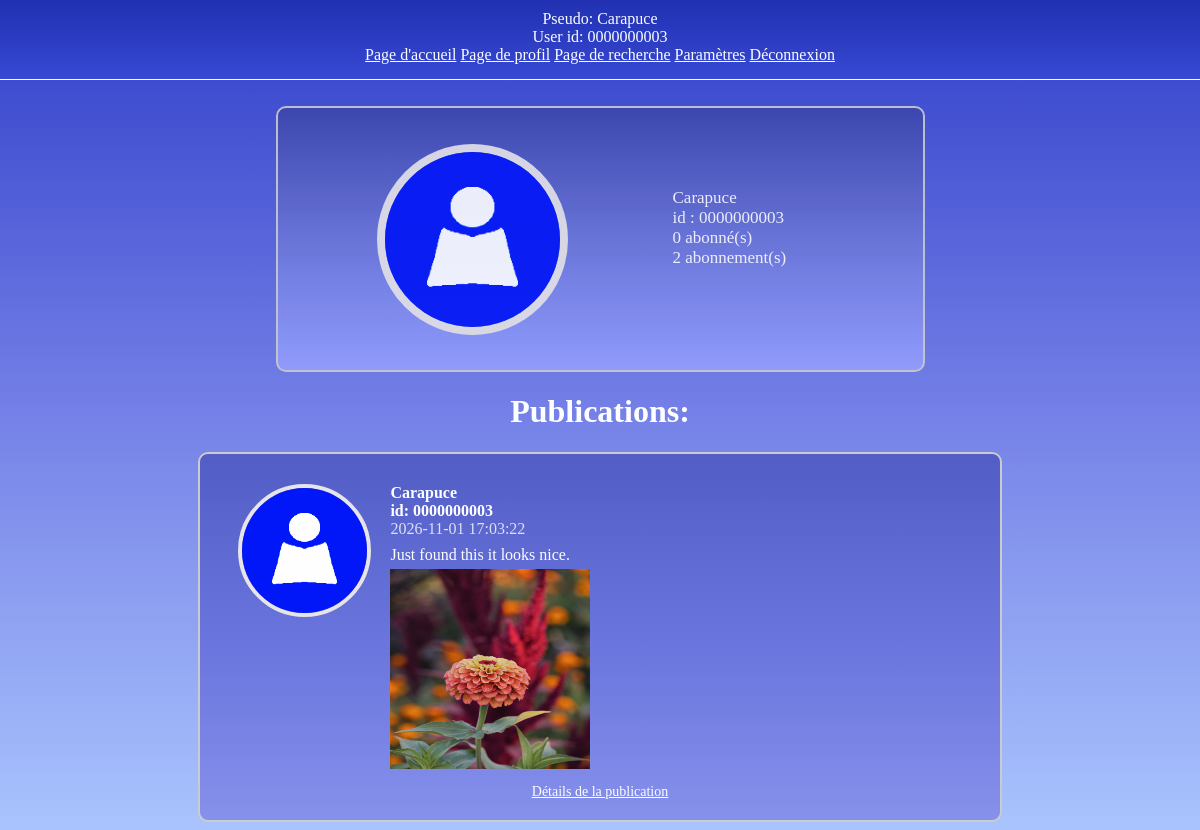
The app's page /profile.php?u=Carapuce (signed in) with its own data.
### tables this page shows
CREATE TABLE IF NOT EXISTS users(
 id int(10) UNSIGNED ZEROFILL AUTO_INCREMENT PRIMARY KEY,
 pseudo varchar(32) NOT NULL,
 password varchar(100) NOT NULL,
 email varchar(535) NOT NULL,
 birthday date NOT NULL,
 pfp varchar(535) NOT NULL DEFAULT 'uploads/default.png',
 isAdmin tinyint(1) NOT NULL DEFAULT 0
);

CREATE TABLE IF NOT EXISTS message(
 id int(10) UNSIGNED AUTO_INCREMENT PRIMARY KEY,
 user_id int(10) UNSIGNED ZEROFILL,
 message text(2000) NOT NULL,
 image varchar(535),
 timestamp datetime NOT NULL DEFAULT CURRENT_TIMESTAMP,
 FOREIGN KEY (user_id) REFERENCES users(id) ON DELETE CASCADE
);

### fonction.php (called while the page is built, shortened)
<?php
    function conn_start(){
        $servername = "localhost";
        $username = "root";
        $password = "";
        $dbname = "aqua_db";
        $conn = new mysqli($servername, $username, $password, $dbname);
        return $conn;
    }
    function isAdmin($id){
        $conn=conn_start();
        $id=mysqli_real_escape_string($conn,$id);
        $sql="SELECT isAdmin FROM users WHERE id='$id'";
        $result=mysqli_query($conn,$sql);
        $row=mysqli_fetch_assoc($result);
        return $row['isAdmin'];
    }
?>

### profile.php (the view, shortened to what this page needs)
<?php
	require('fonction.php');
?>
<html>
<head>
	<link rel="stylesheet" href="profile.css">
</head>
<body>
	<?php require_once('nav.php'); ?>
	<div class="content">
		<?php
			$user=mysqli_real_escape_string($conn,$_GET['u']);
			$sql="SELECT id,pseudo FROM users WHERE pseudo='$user' OR id='$user'";
			$result=mysqli_query($conn,$sql);
			if(mysqli_num_rows($result)>0){
				$pseudo=mysqli_real_escape_string($conn,$_GET['u']);
				$sql="SELECT id,pfp FROM users WHERE pseudo='$pseudo'";
				$result=mysqli_query($conn,$sql);
				$row = mysqli_fetch_assoc($result);
				$abonnes = "SELECT * FROM subs WHERE subto=$row[id]";
				$result_abonnes = mysqli_query($conn, $abonnes);
				$nb_abonnes = mysqli_num_rows($result_abonnes);
				$abonnements = "SELECT * FROM subs WHERE user=$row[id]";
				$result_abonnements = mysqli_query($conn, $abonnements);
				$nb_abonnements = mysqli_num_rows($result_abonnements);
					echo "<section class='data'>";
						echo "<section class='col1'>";
							echo "<img src='$row[pfp]' id='image'> <br>";
						echo "</section>";
						echo "<section class='col2'>";
							echo "<label for='pseudo'>$_GET[u]</label> <br>";
							echo "<label for='id'>id : $row[id]</label> <br>";
							echo "<label for='abonne'>$nb_abonnes" . " abonné(s) </label> <br>";
							echo "<label for='abonnement'>$nb_abonnements" . " abonnement(s)</label><br><br>";
						echo "</section>";
					echo "</section>";
				echo "<h1> Publications: </h1>";
				echo "<div class='display'>";
					require_once('profile_process.php');
				echo "</div>";
			} else {
				echo "L'utilisateur n'existe pas.";
			}
		?>
	</div>
</body>
</html>

### nav.php
<?php
  $conn=conn_start();
  $id = mysqli_real_escape_string($conn,$_SESSION['user']);
  $sql = "SELECT pseudo,pfp FROM users WHERE id='$id'";
  $result = mysqli_query($conn,$sql);
  $row = mysqli_fetch_assoc($result);
  echo "<nav>";
    echo "Pseudo: $row[pseudo]<br>";
    if(isAdmin($id)){
      echo "Admin account : $id<br>";
    }else{
      echo "User id: $id <br>";
    }
?>
    <a href="home.php">Page d'accueil</a>
    <a href="profile.php">Page de profil</a>
    <a href="search.php">Page de recherche</a>
    <a href="edit.php">Paramètres</a>
    <a href="logout.php">Déconnexion</a>
  </nav>

### profile_process.php
<?php
	$conn = conn_start();
	$pseudo = mysqli_real_escape_string($conn, $_GET['u']);
	$sql = "SELECT u.pfp, m.id, m.user_id, m.message, m.timestamp, m.image
			FROM users AS u, message AS m
			WHERE u.pseudo='$pseudo' AND u.id=m.user_id
			ORDER BY m.id DESC";
	$result = mysqli_query($conn, $sql);
	if(mysqli_num_rows($result) > 0) {
		foreach($result as $array) {
			echo "<div class='message'>";
				echo "<section class='info'>";
					echo "<section class='pfp'>";
						echo "<img src='$array[pfp]' id='pfp'> <br>";
					echo "</section>";
					echo "<section class='user'>";
						echo "<label for='profile-pseudo'>$pseudo</label> <br>";
						echo "<label for='profile-id'>id: $array[user_id]</label> <br>";
						echo "<label for='profile-time'>$array[timestamp]</label> <br>";
						echo "<div class='separe'>";
							echo "$array[message] <br>";
							if(!empty($array['image'])) {
								echo "<img src='$array[image]' id='post-image'>";
							}
						echo "</div>";
					echo "</section>";
				echo "</section>";
				echo "<a href='post_details.php?p=$array[id]' id='details'> Détails de la publication  </a>";
			echo "</div>";
		}
	} else {
		echo "<p class='no-message'>$pseudo n'a aucune publication</p>";
	}
?>

### profile.css (style rules this page uses)
nav { position: fixed; top: 0; left: 0; width: 100%; padding-top: 10px; text-align: center; border-bottom: 1px solid white; padding-bottom: 15px; background-image: linear-gradient(rgb(34, 49, 178), rgb(56, 72, 211)); z-index: 9999; }
nav a:hover, nav a:visited, nav a:link { color: rgb(255, 255, 255); }
body { padding-top: 98px; background-image: linear-gradient(rgb(49, 64, 202), rgb(117, 129, 231),#a9c4fd ); color: white; opacity: 0.99; }
body a:hover, body a:visited, body a:link { color: rgb(255, 255, 255); }
#image { border-radius: 50%; border: 8px solid rgb(231, 229, 230); width: 175px; height: 175px; color: white; }
#post-image { padding-top: 5px; width: 200px; height: 200px; padding-bottom: 10px; }
.content { text-align: center; }
.data { background-image: linear-gradient(rgb(60, 71, 170) ,rgb(108, 119, 216) ,rgb(149, 160, 255) ); border: 2px solid rgb(204, 204, 204); padding: 20px; border-radius: 10px; margin-top: 0px; max-width: 600px; margin-left: auto; margin-right: auto; opacity: 0.9; padding-bottom: 82px; padding-left: 25px; }
.info { display: flex; padding-bottom: 5px; }
.col1 { width:40%; float: left; padding-left: 50px; padding-top: 16px; }
.col2 { width:60%; font-size: 17px; text-align: left; padding-left: 200px; padding-top: 60px; }
label[for="pseudo"], label[for="id"], label[for="abonne"], label[for="abonnement"] { margin-left: 80px; }
.display { margin-left: auto; margin-right: auto; width: 100%; max-width: 800px; border: 2px solid rgb(204, 204, 204); background-image: linear-gradient(rgb(82, 93, 197), rgb(105, 116, 221) ,rgb(134, 144, 235)); border-radius: 10px; padding-top: 30px; }
#pfp { border-radius: 50%; border: 4px solid rgb(231, 229, 230); width: 125px; height: 125px; color: white; }
.pfp { width:20%; margin-left: 28px; }
.user { width:80%; text-align: left; font-size: 16px; margin-left: 10px; }
.separe { padding-top: 8px; }
label[for="profile-pseudo"], label[for="profile-id"] { font-weight: bold; }
label[for="profile-time"] { opacity: 0.8; }
.message { padding-bottom: 20px; }
#details { font-size: 14px; }

### records on screen
users: pseudo "Carapuce", pfp (placeholder picture), id "0000000003"
message: user.pfp (placeholder picture), user "0000000003", timestamp "2026-11-01 17:03:22", message "Just found this it looks nice.", image (picture)

### other values on screen
$id "0000000003"
$_GET[u] "Carapuce"
$nb_abonnes "0"
$nb_abonnements "2"
